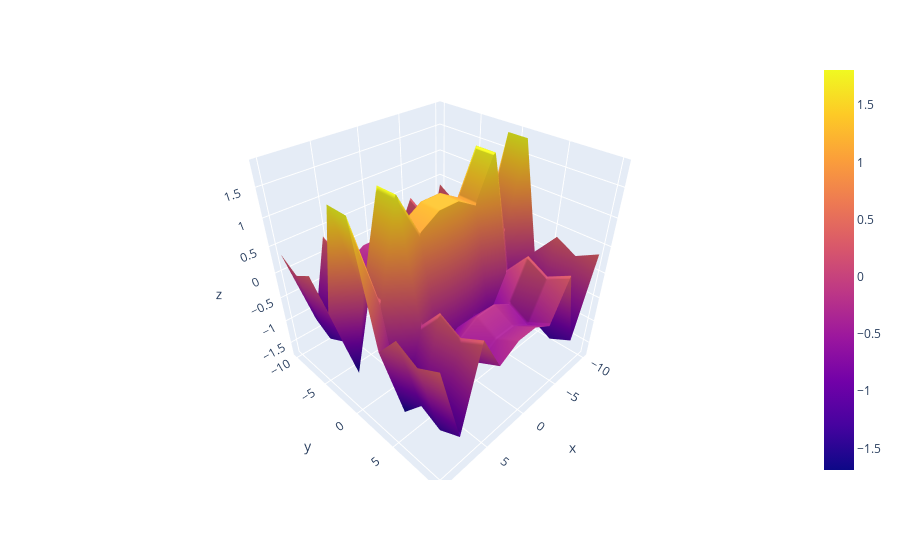

The notebook cell this image was saved under:
### Code cell
import plotly.express as px
import plotly.graph_objects as go

fig = px.scatter_3d()
fig.add_trace(go.Surface(x=xx,y=yy,z=zz))
fig.show()
